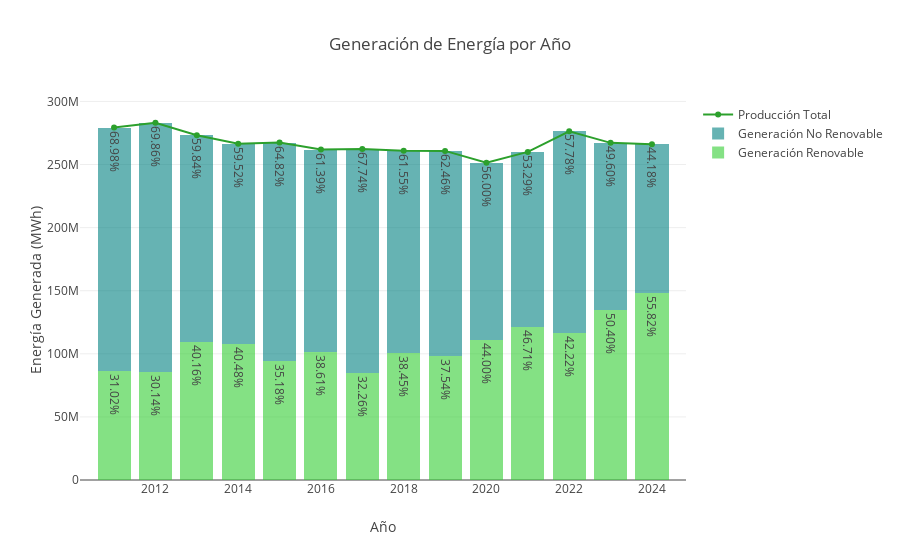

Here is the notebook cell this chart was saved with:
### Code cell
def analisisAnual(df: DataFrame): Unit = {

    val años = df.select("Año").distinct().orderBy("Año").as[String].collect.toSeq

    val renovables = df
        .filter($"Tipo" === "Generación renovable")
        .orderBy("Año")
        .select("ValorAnual")
        .as[Double]
        .collect
        .toSeq

    val noRenovables = df
        .filter($"Tipo" === "Generación no renovable")
        .orderBy("Año")
        .select("ValorAnual")
        .as[Double]
        .collect
        .toSeq

    val totalGenerado = df
        .filter($"Tipo" === "Generación renovable")
        .orderBy("Año")
        .select("TotalGenerado")
        .as[Double]
        .collect
        .toSeq
    
    val porcentajeRenovables = df
        .filter($"Tipo" === "Generación renovable")
        .orderBy("Año")
        .select("PorcentajeSobreTotal")
        .as[Double]
        .collect
        .toSeq
        .map(p => f"$p%.2f%%") 

    val porcentajeNoRenovables = df
        .filter($"Tipo" === "Generación no renovable")
        .orderBy("Año")
        .select("PorcentajeSobreTotal")
        .as[Double]
        .collect
        .toSeq
        .map(p => f"$p%.2f%%") 


    val traceRenovables = Bar(
        x = años,
        y = renovables,
        name = "Generación Renovable",
        marker = Marker(color = Color.RGBA(50, 205, 50, 0.6)),
        text = porcentajeRenovables,
        hoverinfo = HoverInfo.Text
    )

    val traceNoRenovables = Bar(
        x = años,
        y = noRenovables,
        name = "Generación No Renovable",
        marker = Marker(color = Color.RGBA(118, 116, 115, 0.6)),
        text = porcentajeNoRenovables,
        hoverinfo = HoverInfo.Text
    )

    val traceGeneracionTotal = Scatter(
            años, 
            totalGenerado, 
            name = "Producción Total"
    )

    val layout = Layout(
      title = "Generación de Energía por Año",
      barmode = BarMode.Stack,
      xaxis = Axis(title = "Año"),
      yaxis = Axis(title = "Energía Generada (MWh)")
    )

    val data = Seq(traceRenovables, traceNoRenovables, traceGeneracionTotal)
    plot(data, layout)
}
analisisAnual(datosConsulta1)

### Figure 1 — Plotly figure (JSON) as saved in the notebook; plotly's stock layout.template omitted (floating-point values rounded to 4 significant figures)
{"data": [{"hoverinfo": "text", "marker": {"color": "rgba(50, 205, 50, 0.6)"}, "name": "Generación Renovable", "text": ["31.02%", "30.14%", "40.16%", "40.48%", "35.18%", "38.61%", "32.26%", "38.45%", "37.54%", "44.00%", "46.71%", "42.22%", "50.40%", "55.82%"], "type": "bar", "x": ["2011", "2012", "2013", "2014", "2015", "2016", "2017", "2018", "2019", "2020", "2021", "2022", "2023", "2024"], "y": [86670000.0, 85340000.0, 109800000.0, 107900000.0, 94090000.0, 101100000.0, 84610000.0, 100300000.0, 97910000.0, 110600000.0, 121500000.0, 116700000.0, 134600000.0, 148500000.0]}, {"hoverinfo": "text", "marker": {"color": "rgba(0, 128, 128, 0.6)"}, "name": "Generación No Renovable", "text": ["68.98%", "69.86%", "59.84%", "59.52%", "64.82%", "61.39%", "67.74%", "61.55%", "62.46%", "56.00%", "53.29%", "57.78%", "49.60%", "44.18%"], "type": "bar", "x": ["2011", "2012", "2013", "2014", "2015", "2016", "2017", "2018", "2019", "2020", "2021", "2022", "2023", "2024"], "y": [192700000.0, 197800000.0, 163500000.0, 158600000.0, 173400000.0, 160700000.0, 177700000.0, 160600000.0, 162900000.0, 140800000.0, 138600000.0, 159700000.0, 132500000.0, 117500000.0]}, {"name": "Producción Total", "type": "scatter", "x": ["2011", "2012", "2013", "2014", "2015", "2016", "2017", "2018", "2019", "2020", "2021", "2022", "2023", "2024"], "y": [279400000.0, 283100000.0, 273300000.0, 266500000.0, 267500000.0, 261800000.0, 262300000.0, 261000000.0, 260800000.0, 251400000.0, 260000000.0, 276400000.0, 267200000.0, 266000000.0]}], "layout": {"autosize": true, "barmode": "stack", "title": {"text": "Generación de Energía por Año"}, "xaxis": {"autorange": true, "range": [2010.0, 2025.0], "title": {"text": "Año"}, "type": "linear"}, "yaxis": {"autorange": true, "range": [0, 302400000.0], "title": {"text": "Energía Generada (MWh)"}, "type": "linear"}}}
